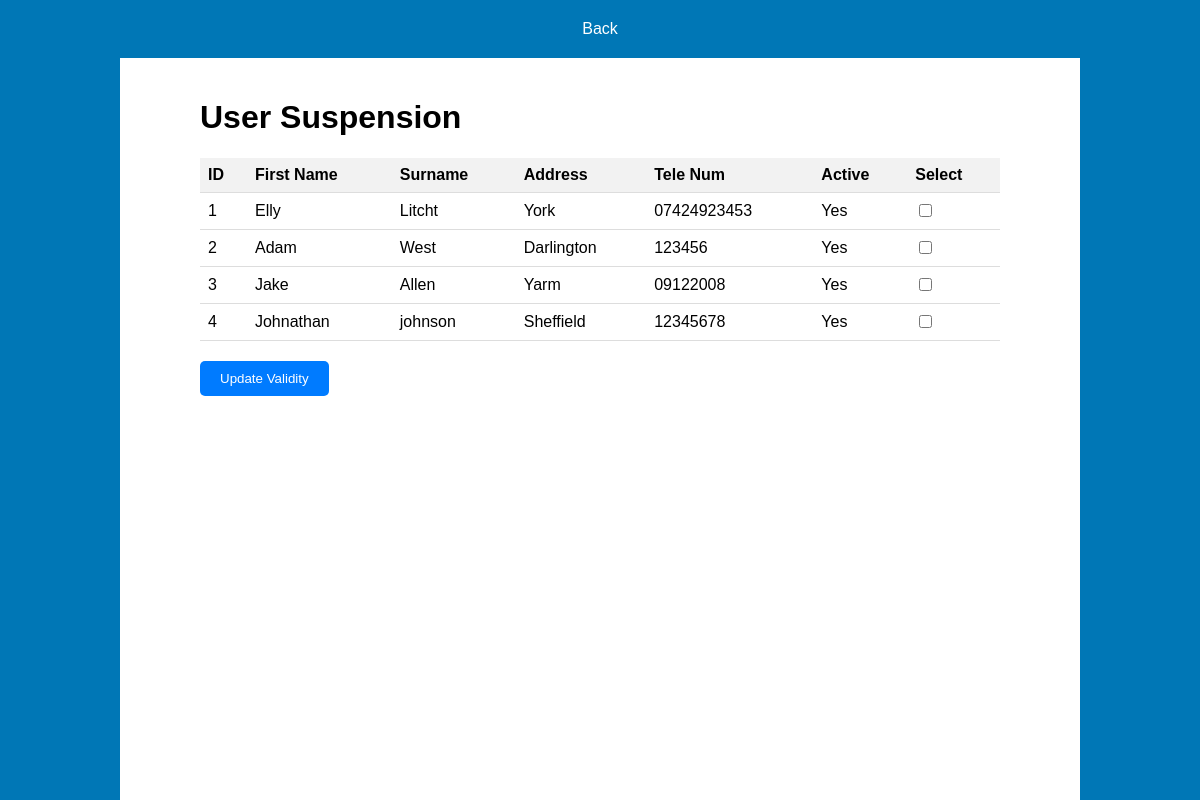
Screenshot of /admin-suspension.php with the database file from the repository.
### tables this page shows
CREATE TABLE "User" (
	"user_id"	INTEGER,
	"email"	VARCHAR(100) NOT NULL,
	"password"	VARCHAR(100) NOT NULL,
	"first_name"	VARCHAR(50),
	"last_name"	VARCHAR(50),
	"address"	VARCHAR(255),
	"phone_number"	VARCHAR(15), valid INTEGER,
	PRIMARY KEY("user_id")
);

### admin-suspension.php (the view, shortened to what this page needs)
<!DOCTYPE html>
<html lang="en">
<head>
    <link rel="stylesheet" href="styles.css">
</head>
<body>
    <header>
        <nav>
            <ul>
                <li><a href="admin-homepage.php">Back</a></li>
            </ul>
        </nav>
    </header>
    <div class="left-background"></div>
    <div class="right-background"></div>
    <div class="container">
        <h1>User Suspension</h1>
        <form action="<?php echo htmlspecialchars($_SERVER["PHP_SELF"]); ?>" method="post">
            <table>
                <thead>
                    <tr>
                        <th>ID</th>
                        <th>First Name</th>
                        <th>Surname</th>
                        <th>Address</th>
                        <th>Tele Num</th>
                        <th>Active</th>
                        <th>Select</th>
                    </tr>
                </thead>
                <tbody>
                    <?php
                    $dbPath = 'C:\xampp\htdocs\Currency-Transfer-Application\Currency_Database.db';
                    try {
                        $db = new PDO('sqlite:' . $dbPath);
                        $db->setAttribute(PDO::ATTR_ERRMODE, PDO::ERRMODE_EXCEPTION);
                        $stmt = $db->query("SELECT user_id, first_name, last_name, address, phone_number, valid FROM User");
                        $users = $stmt->fetchAll(PDO::FETCH_ASSOC);
                        foreach ($users as $user) {
                            $validText = $user['valid'] == 0 ? 'Suspended' : 'Yes';
                            $validClass = $user['valid'] == 0 ? 'invalid' : 'valid';
                            echo "<tr class='$validClass'>";
                            echo "<td>{$user['user_id']}</td>";
                            echo "<td>{$user['first_name']}</td>";
                            echo "<td>{$user['last_name']}</td>";
                            echo "<td>{$user['address']}</td>";
                            echo "<td>{$user['phone_number']}</td>";
                            echo "<td>{$validText}</td>";
                            echo "<td><input type='checkbox' name='selected_users[]' value='{$user['user_id']}'></td>";
                            echo "</tr>";
                        }
                    } catch (PDOException $e) {
                        echo "<tr><td colspan='7'>Database connection failed: " . $e->getMessage() . "</td></tr>";
                    }
                    ?>
                </tbody>
            </table>
            <div class="button-container">
                <button type="submit" name="update_valid">Update Validity</button>
            </div>
        </form>
    </div>
</body>
</html

### styles.css (style rules this page uses)
body { font-family: Arial, sans-serif; margin: 0; padding: 0; }
.container { max-width: 800px; margin: 0 auto; padding: 20px; position: relative; }
header { background-color: #0077b6; color: #fff; padding: 20px 0; text-align: center; border-bottom: 0px solid #fff; }
header nav ul { list-style-type: none; margin: 0; padding: 0; }
header nav ul li { display: inline; }
header nav ul li a { text-decoration: none; color: #fff; padding: 10px 20px; }
form { margin-top: 20px; }
.left-background, .right-background { content: ""; display: block; position: fixed; top: 0; bottom: 0; width: 10%; background-color: #0077b6; z-index: -1; }
.left-background { left: 0; }
.right-background { right: 0; }

### admin-suspension.php (style rules this page uses)
table { width: 100%; border-collapse: collapse; }
th, td { padding: 8px; text-align: left; border-bottom: 1px solid #ddd; }
th { background-color: #f2f2f2; }
tr.valid { background-color: #ffffff; }
.button-container { margin-top: 20px; }
.button-container button { padding: 10px 20px; background-color: #007bff; color: white; border: none; border-radius: 5px; cursor: pointer; }

### rows the page displays
user: user_id "1", first_name "Elly", last_name "Litcht", address "York", phone_number "07424923453", valid "Yes"
user: user_id "2", first_name "Adam", last_name "West", address "Darlington", phone_number "123456", valid "Yes"
user: user_id "3", first_name "Jake", last_name "Allen", address "Yarm", phone_number "09122008", valid "Yes"
user: user_id "4", first_name "Johnathan", last_name "johnson", address "Sheffield", phone_number "12345678", valid "Yes"
